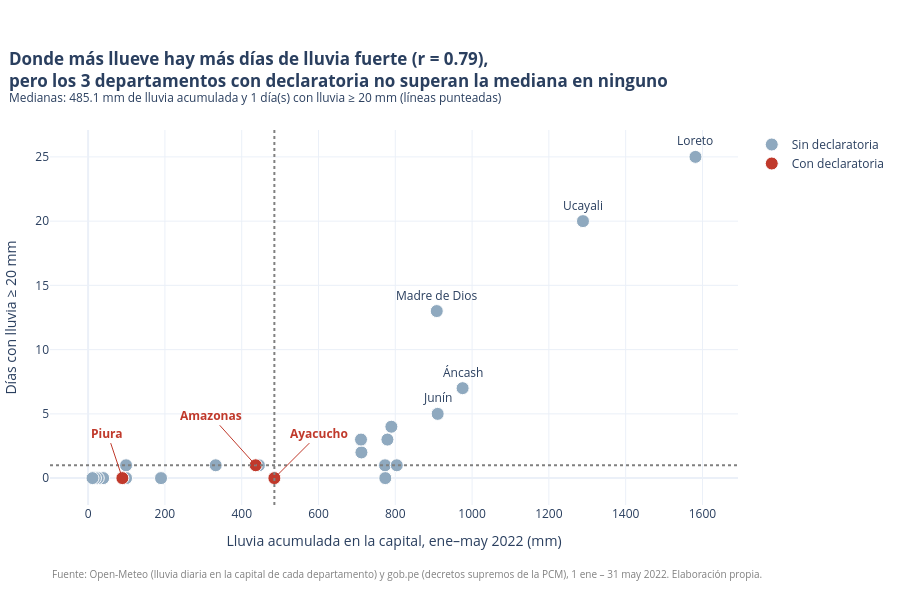

The notebook cell this image was saved under:
### Markdown cell above
## 4. Gráfico de dispersión: lluvia acumulada vs. días de lluvia fuerte

Dos variables continuas. Cada punto es un departamento (`hover_name` muestra su nombre al pasar el cursor) y el color indica si tuvo declaratoria. Las líneas punteadas marcan la mediana de cada eje.

### Code cell
r = df["lluvia_total_mm"].corr(df["dias_lluvia_fuerte"])
med_lluvia = df["lluvia_total_mm"].median()
med_dias = df["dias_lluvia_fuerte"].median()

# Comprobaciones de lo que dice el título
assert r > 0.5, "la relación no es claramente positiva: cambiar el título"
assert (con_decl["lluvia_total_mm"] <= med_lluvia).all() and (con_decl["dias_lluvia_fuerte"] <= med_dias).all(), \
    "algún departamento con declaratoria supera una mediana: cambiar el título"

titulo_disp = (
    f"Donde más llueve hay más días de lluvia fuerte (r = {r:.2f}),<br>pero los {len(con_decl)} "
    "departamentos con declaratoria no superan la mediana en ninguno"
)
subtitulo_disp = (
    f"Medianas: {med_lluvia:,.1f} mm de lluvia acumulada y {med_dias:.0f} día(s) con lluvia ≥ 20 mm "
    "(líneas punteadas)"
)

fig_disp = px.scatter(
    df, x="lluvia_total_mm", y="dias_lluvia_fuerte",
    color="declaratoria", color_discrete_map=COLORES,
    hover_name="departamento",
    hover_data={"capital": True, "declaratorias": True, "declaratoria": False},
    category_orders={"declaratoria": ["Sin declaratoria", "Con declaratoria"]},  # los rojos se dibujan encima
    labels={
        "lluvia_total_mm": "Lluvia acumulada en la capital, ene–may 2022 (mm)",
        "dias_lluvia_fuerte": "Días con lluvia ≥ 20 mm",
        "declaratoria": "", "capital": "Capital", "declaratorias": "Declaratorias",
    },
)
fig_disp.update_traces(marker=dict(size=13, line=dict(width=1, color="white")))
# Etiquetas: los 3 con declaratoria (con flecha, porque están pegados a otros puntos) y los 5 más lluviosos
desfases = {"Amazonas": (-45, -50), "Ayacucho": (45, -45), "Piura": (-15, -45)}
for fila in con_decl.itertuples():
    ax, ay = desfases.get(fila.departamento, (0, -40))
    fig_disp.add_annotation(x=fila.lluvia_total_mm, y=fila.dias_lluvia_fuerte, text=f"<b>{fila.departamento}</b>",
                            ax=ax, ay=ay, arrowcolor=COLORES["Con declaratoria"],
                            font=dict(color=COLORES["Con declaratoria"]))
for fila in orden.head(5).itertuples():
    fig_disp.add_annotation(x=fila.lluvia_total_mm, y=fila.dias_lluvia_fuerte, text=fila.departamento,
                            showarrow=False, yshift=16)
fig_disp.add_vline(x=med_lluvia, line_dash="dot", line_color="gray")
fig_disp.add_hline(y=med_dias, line_dash="dot", line_color="gray")
dar_formato(fig_disp, titulo_disp, subtitulo_disp)
fig_disp.show()

### Figure 1 — Plotly figure (JSON) as saved in the notebook; plotly's stock layout.template omitted (floating-point values rounded to 4 significant figures)
{"data": [{"customdata": [["Huaraz", 0, "Sin declaratoria"], ["Abancay", 0, "Sin declaratoria"], ["Arequipa", 0, "Sin declaratoria"], ["Cajamarca", 0, "Sin declaratoria"], ["Callao", 0, "Sin declaratoria"], ["Cusco", 0, "Sin declaratoria"], ["Huancavelica", 0, "Sin declaratoria"], ["Huánuco", 0, "Sin declaratoria"], ["Ica", 0, "Sin declaratoria"], ["Huancayo", 0, "Sin declaratoria"], ["Trujillo", 0, "Sin declaratoria"], ["Chiclayo", 0, "Sin declaratoria"], ["Huacho", 0, "Sin declaratoria"], ["Iquitos", 0, "Sin declaratoria"], ["Puerto Maldonado", 0, "Sin declaratoria"], ["Moquegua", 0, "Sin declaratoria"], ["Cerro de Pasco", 0, "Sin declaratoria"], ["Puno", 0, "Sin declaratoria"], ["Moyobamba", 0, "Sin declaratoria"], ["Tacna", 0, "Sin declaratoria"], ["Tumbes", 0, "Sin declaratoria"], ["Pucallpa", 0, "Sin declaratoria"]], "hovertemplate": "<b>%{hovertext}</b><br><br>Lluvia acumulada en la capital, ene–may 2022 (mm)=%{x}<br>Días con lluvia ≥ 20 mm=%{y}<br>Capital=%{customdata[0]}<br>Declaratorias=%{customdata[1]}<extra></extra>", "hovertext": ["Áncash", "Apurímac", "Arequipa", "Cajamarca", "Callao", "Cusco", "Huancavelica", "Huánuco", "Ica", "Junín", "La Libertad", "Lambayeque", "Lima", "Loreto", "Madre de Dios", "Moquegua", "Pasco", "Puno", "San Martín", "Tacna", "Tumbes", "Ucayali"], "legendgroup": "Sin declaratoria", "marker": {"color": "#8fa9bf", "line": {"color": "white", "width": 1}, "size": 13, "symbol": "circle"}, "mode": "markers", "name": "Sin declaratoria", "orientation": "v", "showlegend": true, "type": "scatter", "x": [975.3, 711.8, 189.9, 773.3, 39.2, 710.7, 803.8, 444.8, 25.1, 910.4, 98.9, 98.8, 13.9, 1582.0, 908.0, 17.8, 774.0, 779.5, 789.8, 11.5, 332.3, 1289.0], "xaxis": "x", "y": [7, 2, 0, 1, 0, 3, 1, 1, 0, 5, 1, 0, 0, 25, 13, 0, 0, 3, 4, 0, 1, 20], "yaxis": "y"}, {"customdata": [["Chachapoyas", 1, "Con declaratoria"], ["Ayacucho", 1, "Con declaratoria"], ["Piura", 1, "Con declaratoria"]], "hovertemplate": "<b>%{hovertext}</b><br><br>Lluvia acumulada en la capital, ene–may 2022 (mm)=%{x}<br>Días con lluvia ≥ 20 mm=%{y}<br>Capital=%{customdata[0]}<br>Declaratorias=%{customdata[1]}<extra></extra>", "hovertext": ["Amazonas", "Ayacucho", "Piura"], "legendgroup": "Con declaratoria", "marker": {"color": "#c0392b", "line": {"color": "white", "width": 1}, "size": 13, "symbol": "circle"}, "mode": "markers", "name": "Con declaratoria", "orientation": "v", "showlegend": true, "type": "scatter", "x": [436.5, 485.1, 89.2], "xaxis": "x", "y": [1, 0, 0], "yaxis": "y"}], "layout": {"annotations": [{"arrowcolor": "#c0392b", "ax": 45, "ay": -45, "font": {"color": "#c0392b"}, "text": "<b>Ayacucho</b>", "x": 485.1, "y": 0}, {"arrowcolor": "#c0392b", "ax": -45, "ay": -50, "font": {"color": "#c0392b"}, "text": "<b>Amazonas</b>", "x": 436.5, "y": 1}, {"arrowcolor": "#c0392b", "ax": -15, "ay": -45, "font": {"color": "#c0392b"}, "text": "<b>Piura</b>", "x": 89.2, "y": 0}, {"showarrow": false, "text": "Loreto", "x": 1582.0, "y": 25, "yshift": 16}, {"showarrow": false, "text": "Ucayali", "x": 1289.0, "y": 20, "yshift": 16}, {"showarrow": false, "text": "Áncash", "x": 975.3, "y": 7, "yshift": 16}, {"showarrow": false, "text": "Junín", "x": 910.4, "y": 5, "yshift": 16}, {"showarrow": false, "text": "Madre de Dios", "x": 908, "y": 13, "yshift": 16}, {"font": {"color": "gray", "size": 10}, "showarrow": false, "text": "Fuente: Open-Meteo (lluvia diaria en la capital de cada departamento) y gob.pe (decretos supremos de la PCM), 1 ene – 31 may 2022. Elaboración propia.", "x": 0, "xanchor": "left", "xref": "paper", "y": -0.16, "yanchor": "top", "yref": "paper"}], "font": {"size": 12}, "height": 600, "legend": {"title": {"text": ""}, "tracegroupgap": 0}, "margin": {"b": 95, "l": 10, "r": 20, "t": 130}, "shapes": [{"line": {"color": "gray", "dash": "dot"}, "type": "line", "x0": 485.1, "x1": 485.1, "xref": "x", "y0": 0, "y1": 1, "yref": "y domain"}, {"line": {"color": "gray", "dash": "dot"}, "type": "line", "x0": 0, "x1": 1, "xref": "x domain", "y0": 1, "y1": 1, "yref": "y"}], "title": {"text": "<b>Donde más llueve hay más días de lluvia fuerte (r = 0.79),<br>pero los 3 departamentos con declaratoria no superan la mediana en ninguno</b><br><sup>Medianas: 485.1 mm de lluvia acumulada y 1 día(s) con lluvia ≥ 20 mm (líneas punteadas)</sup>", "x": 0.01, "xanchor": "left"}, "xaxis": {"anchor": "y", "domain": [0, 1], "title": {"text": "Lluvia acumulada en la capital, ene–may 2022 (mm)"}}, "yaxis": {"anchor": "x", "domain": [0, 1], "title": {"text": "Días con lluvia ≥ 20 mm"}}}}
